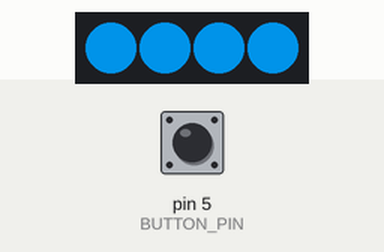
A sketch run on a simulated Arduino Mega 2560, built with avr-gcc and run on an emulated ATmega2560. On the bench: 4 RGB LEDs in strip order, left to right. The inputs (shaded band) are chosen by the test bench; at power-on: pin 5 (BUTTON_PIN) LOW. Dim RGB values are drawn brighter than linear; random numbers use the default seed unless the sketch sets one.

Above: at 1.2 s.
1.3 s: pin 5 (BUTTON_PIN) pulled HIGH for 3.2 s
At 3.4 s:
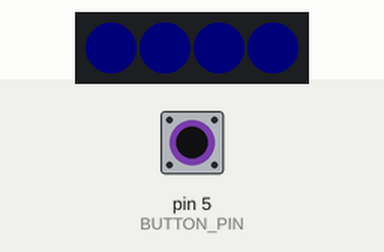
7.5 s: pin 5 (BUTTON_PIN) pulled HIGH for 3.2 s
At 11.61 s:
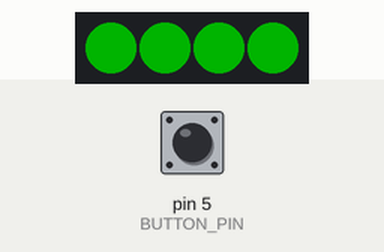
12.2 s: pin 5 (BUTTON_PIN) pulled HIGH for 0.15 s
15.3 s: pin 5 (BUTTON_PIN) pulled HIGH for 1 s
19.3 s: pin 5 (BUTTON_PIN) pulled HIGH for 0.15 s
At 21.13 s:
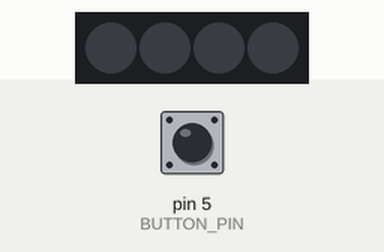
22.4 s: pin 5 (BUTTON_PIN) pulled HIGH for 3.2 s
At 26.5 s:
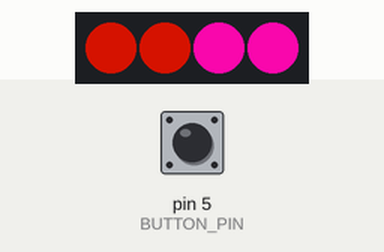
Timing chart, 0 to 29.6 s (numbered marks = the images above; inputs shaded):
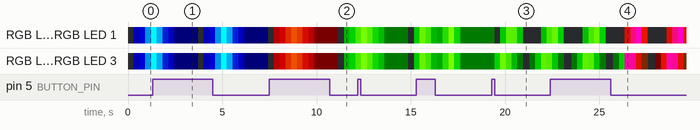

The sketch:

guyver.ino
```cpp
#include <Adafruit_NeoPixel.h>

// definitions
// pins
#define LED_PIN    6
#define BUTTON_PIN 5
// how many leds?
#define LED_COUNT 4

// declare rgb strip object:
Adafruit_NeoPixel strip(LED_COUNT, LED_PIN, NEO_GRB + NEO_KHZ800);

// test vars
bool go = true;                   // for shift cycling
bool needRandom = true;           // for random delay times
unsigned long delay_1 = 0;        // for storing random delay time
int breath = 1;                   // for scanner
int colorScheme = 0;              // which color scheme to use?
int colorSchemeMax = 3;           // how many total color schemes to use? (inclusive: colorSchemeMax=3 holds schemes in 0,1,2,3

// timer stuff (for 'multitasking')
unsigned long currentMillis = 0;  // holds current time at start of loop()

// define length button needs to be held down to do stuff
int longPressTime = 2000;
int shortPressTime = 50;

// button controls
int buttonRead;                  // to hold temporary read value
int previousButtonRead = LOW;    // holds semi-permanent button val
int buttonCounter = 0;           // how many short presses?
bool buttonLongPress = false;    // is the button press a long press?
bool buttonShortPress = false;   // is the button press a short press?
bool buttonActive = false;       // is the button being held down?
unsigned long buttonTimer = 0;   // when was the button pressed?
int buttonCounterMax = 6;        // how many patterns to store? (inclusive. i.e, buttonCounterMax=3 actually stores 4 patterns: 0,1,2,3)

// define colors for control medal ring ------------------------------------
// pointer blanks for scheming
int *colorOne;
int *colorTwo;

// primary colors
int red[] = {255, 0, 0};
int green[] = {0, 255, 0};
int blue[] = {0, 0, 255};

int dark_red[] = {128, 0, 0};
int dark_green[] = {0, 128, 0};
int dark_blue[] = {0, 0, 128};

// standard mixes
int aqua[] = {0, 255, 255};
int violet[] = {255, 0, 255};
int yellow[] = {255, 255, 0};

// white and half and blank (full and half and off)
int white[] = {255, 255, 255};
int half_white[] = {127, 127, 127};
int blank[] = {0, 0, 0};

// custom mixes
int warm[] = {200, 70, 0}; // a nice control medal warm fuzzy glow
int cool[] = {50, 160, 240}; // blueish-grey, very soft and pleasing
int pink[] = {255, 45, 100}; // a pastely pink
int cool_green[] = {204, 170, 46}; // soft creamy green
int lawn_green[] = {125, 252, 0}; // bright and cheery
int orchid[] = {153, 51, 204}; // a pale purpose
int fleshy[] = {247, 117, 48}; // weird skin color
int orange[] = {237, 64, 0}; // a solid starting point for orange
int gummy_red[] = {227, 23, 13}; // like a knock-off swedish fish
int blood_orange[] = {204, 18, 0}; // soft reddish orange
int light_teal[] = {0, 255, 204}; // really more like marine blue

// testing custom colors ---------------------------------------------------
// for testing pcts. this is a great table of what you should approx. expect: http://www.downtownuplighting.com/rgb-color-chart
float r_pct = 0.8;
float g_pct = 0.07;
float b_pct = 0;

int test_color[] = {r_pct * 255, g_pct * 255, b_pct * 255}; //test pcts here
//int test_color[] = {204,18,0}; //test specific color combos here
// -------------------------------------------------------------------------

void setup() {
  // logging
  Serial.begin(9600);

  // set button pin as input
  pinMode(BUTTON_PIN, INPUT);

  // initialize RGB strip
  strip.begin();           // INITIALIZE rgb strip object (REQUIRED)
  strip.show();            // Turn OFF all pixels ASAP
  strip.setBrightness(255); // Set BRIGHTNESS (max = 255)
}

void loop() {
  currentMillis = millis(); // timestamp at beginning of loop
  checkButton();

  // most patterns take two colors. color1 is a base color, where color2 is a highlight
  // some patterns take three colors. in that case, blank is usually used as 'color' 0
  if (colorScheme==0){
    colorOne = dark_blue;
    colorTwo = aqua;
  }
  else if (colorScheme==1){
    colorOne = dark_red;
    colorTwo = warm;
  }
  else if (colorScheme==2){
    colorOne = dark_green;
    colorTwo = lawn_green;
  }
  else if (colorScheme==3){
    colorOne = blood_orange;
    colorTwo = violet;
  }

  // for testing a color, will just show the color
  //showColor(test_color);

  // // basic rainbow, each pixel shifts through all colors individually
  // argument: delay (in ms)
  //rainbow(10);

  // circle
  // spins around like a cdrom reading
  // arguments: color, delay (ms)
  //circle(aqua,40);

  // glitch
  // randomly blips colors and/or fades to black
  // arguments: color1, color2, delay min time, delay max time
  // color2 should be the highlight color and color1 is the dark color
  //glitch(dark_red,orange,10,300);
  //glitch(aqua,dark_blue,10,500);

  // slow/med/fastPulse
  // fades from color1 to color2, holds on color2 longer
  // arguments: color1 (highlight), color2 (base)
  //slowPulse(warm,blank);
  //medPulse(white,lawn_green);
  //fastPulse(cool,red);

  // beacon
  // two fade-in blips from color2 to color1, then a slight delay
  // arguments: color1 (highlight), color2 (base), wait time between beacons
  //beacon(warm,blank,1500);

  // comms
  // randomly fades in and holds base color (color2)
  // arguments: color1 (base), color2 (highlight)
  //controlMedalComms(dark_blue,aqua);

  // crazyrainbow
  // loops through all colors with focus on 'difficult' colors, like orange. all pixels change at the same time
  // arguments: none
  //crazyRainbow();

  // sparkle
  // chooses random pixels, lights them to a random brightness with input colors as a guide
  // arguments: color1, color2, deadPixel (true/false)
  // if deadPixel is true, one random pixel will be off each loop, the result is a more 'stormy' look
  //sparkle(dark_blue,white,true,50);

  // scanner
  // moves a highlight (color3) through a transition color (color2) and fades to base (color1)
  // arguments: color1 (base), color2 (middle), color3 (highlight), delay (in ms), direction (v (down to up), V (up-to-down), h (right-to-left), H (left-to-right)
  //scanner(blank, dark_blue, white, 3, 'v');
  //scanner(blank, dark_blue, white, 3, 'V');
  //scanner(blank, dark_blue, white, 3, 'h');
  //scanner(blank, dark_blue, white, 3, 'H');

  if (buttonCounter == 0)
    medPulse(colorOne, colorTwo);
  else if (buttonCounter == 1)
    beacon(colorOne, colorTwo, 1500);
  else if (buttonCounter == 2)
    glitch(colorOne, colorTwo, 10, 300);
  else if (buttonCounter == 3)
    scanner(blank, colorOne, colorTwo, 3, 'H');
  else if (buttonCounter == 4)
    controlMedalComms(colorOne, colorTwo);
  else if (buttonCounter == 5)
    sparkle(colorOne, colorTwo, true, 50);
  else
    showColor(blank);
}

void scanner(int color_1[], int color_2[], int color_3[], int delaytime, char dir) {
  checkButton();
  int i_max = 100;
  int rc[] = {0, 0, 0, 0};

  if (dir == 'v') {
    rc[0] = 0;
    rc[1] = 3;
    rc[2] = 1;
    rc[3] = 2;
  } else if (dir == 'h') {
    rc[0] = 3;
    rc[1] = 2;
    rc[2] = 0;
    rc[3] = 1;
  } else if (dir == 'V') {
    rc[0] = 1;
    rc[1] = 2;
    rc[2] = 3;
    rc[3] = 0;
  } else if (dir == 'H') {
    rc[0] = 1;
    rc[1] = 0;
    rc[2] = 3;
    rc[3] = 2;
  }

  // breath 1; upper row goes from blank to full
  // lower row goes from full to max
  if (breath == 1){
    for (int i = 0; i < i_max; i++) {
      checkButton();
      int r_1 = map(i, 0, i_max, color_1[0], color_2[0]);
      int g_1 = map(i, 0, i_max, color_1[1], color_2[1]);
      int b_1 = map(i, 0, i_max, color_1[2], color_2[2]);

      int r_2 = map(i, 0, i_max, color_2[0], color_3[0]);
      int g_2 = map(i, 0, i_max, color_2[1], color_3[1]);
      int b_2 = map(i, 0, i_max, color_2[2], color_3[2]);

      displayRGB(r_1, g_1, b_1, rc[0], false);
      displayRGB(r_1, g_1, b_1, rc[1], false);
      displayRGB(r_2, g_2, b_2, rc[2], false);
      displayRGB(r_2, g_2, b_2, rc[3], false);
      strip.show();

      delay(delaytime);
    }
    breath++;
  }

  // breath 2: upper row goes from full to max
  // lower row goes from max to full
  if (breath == 2){
    for (int i = 0; i < i_max; i++) {
      checkButton();
      int r_1 = map(i, 0, i_max, color_2[0], color_3[0]);
      int g_1 = map(i, 0, i_max, color_2[1], color_3[1]);
      int b_1 = map(i, 0, i_max, color_2[2], color_3[2]);

      int r_2 = map(i, 0, i_max, color_3[0], color_2[0]);
      int g_2 = map(i, 0, i_max, color_3[1], color_2[1]);
      int b_2 = map(i, 0, i_max, color_3[2], color_2[2]);

      displayRGB(r_1, g_1, b_1, rc[0], false);
      displayRGB(r_1, g_1, b_1, rc[1], false);
      displayRGB(r_2, g_2, b_2, rc[2], false);
      displayRGB(r_2, g_2, b_2, rc[3], false);
      strip.show();

      delay(delaytime);
    }
    breath++;
  }

  // breath 3: upper row goes from max to full
  // lower row goes from full to blank
  if (breath == 3){
    for (int i = 0; i < i_max; i++) {
      checkButton();
      int r_1 = map(i, 0, i_max, color_3[0], color_2[0]);
      int g_1 = map(i, 0, i_max, color_3[1], color_2[1]);
      int b_1 = map(i, 0, i_max, color_3[2], color_2[2]);

      int r_2 = map(i, 0, i_max, color_2[0], color_1[0]);
      int g_2 = map(i, 0, i_max, color_2[1], color_1[1]);
      int b_2 = map(i, 0, i_max, color_2[2], color_1[2]);

      displayRGB(r_1, g_1, b_1, rc[0], false);
      displayRGB(r_1, g_1, b_1, rc[1], false);
      displayRGB(r_2, g_2, b_2, rc[2], false);
      displayRGB(r_2, g_2, b_2, rc[3], false);
      strip.show();

      delay(delaytime);
    }
    breath++;
  }

  // breath 4: upper row goes from full to blank
  // lower row stays blank
  if (breath == 4){
    for (int i = 0; i < i_max; i++) {
      checkButton();
      int r_1 = map(i, 0, i_max, color_2[0], color_1[0]);
      int g_1 = map(i, 0, i_max, color_2[1], color_1[1]);
      int b_1 = map(i, 0, i_max, color_2[2], color_1[2]);

      int r_2 = map(i, 0, i_max, color_1[0], color_2[0]);
      int g_2 = map(i, 0, i_max, color_1[1], color_2[1]);
      int b_2 = map(i, 0, i_max, color_1[2], color_2[2]);

      displayRGB(r_1, g_1, b_1, rc[0], false);
      displayRGB(r_1, g_1, b_1, rc[1], false);
      //displayRGB(r_2,g_2,b_2,rc[2],false);
      //displayRGB(r_2,g_2,b_2,rc[3],false);
      strip.show();

      delay(delaytime);
    }
    breath++;
  }

  // breath 5: show color1 for full cycle, to avoid using a true delay
  if (breath == 5){
    for (int i = 0; i < i_max; i++) {
      checkButton();
      showColor(color_1);
      strip.show();
      delay(delaytime);
    }
    breath++;
  }

  // breath 6: upper row stays blank
  // lower row goes from blank to full
  if (breath == 6){
    for (int i = 0; i < i_max; i++) {
      checkButton();
      int r_1 = map(i, 0, i_max, color_2[0], color_1[0]);
      int g_1 = map(i, 0, i_max, color_2[1], color_1[1]);
      int b_1 = map(i, 0, i_max, color_2[2], color_1[2]);

      int r_2 = map(i, 0, i_max, color_1[0], color_2[0]);
      int g_2 = map(i, 0, i_max, color_1[1], color_2[1]);
      int b_2 = map(i, 0, i_max, color_1[2], color_2[2]);

      //displayRGB(r_1,g_1,b_1,rc[0],false);
      //displayRGB(r_1,g_1,b_1,rc[1],false);
      displayRGB(r_2, g_2, b_2, rc[2], false);
      displayRGB(r_2, g_2, b_2, rc[3], false);
      strip.show();

      delay(delaytime);
    }
    breath = 1;
  }
}

void sparkle(int color_1[], int color_2[], bool deadOne, int waitTime) {
  checkButton();
  if (millis() >= delay_1){
    // pick a random pixel to work with
    int i = random(0, 4);

    int c1_r, c2_r = 0;
    int c1_g, c2_g = 0;
    int c1_b, c2_b = 0;

    // generate random pct 1
    int randPct = random(1,100);
    c1_r = color_1[0] * randPct/100;
    c1_g = color_1[1] * randPct/100;
    c1_b = color_1[2] * randPct/100;

    // generate random pct 2
    randPct = random(1,100);
    c2_r = color_2[0] * randPct/100;
    c2_g = color_2[1] * randPct/100;
    c2_b = color_2[2] * randPct/100;

    // flip a coin to decide whether to use color1 or color2
    byte coin = random(0, 2);
    if (coin)
      strip.setPixelColor(i, strip.Color(c1_r, c1_g, c1_b));
    else
      strip.setPixelColor(i, strip.Color(c2_r, c2_g, c2_b));

    // if deadPixel is set, assign it
    if (deadOne) {
      int deadPixel = random(0, 4);
      strip.setPixelColor(deadPixel, strip.Color(0, 0, 0));
    }
    strip.show();
    delay_1 = millis() + waitTime;
  }
}

void crazyRainbow() {
  int i_max = 100;
  int cycleTime = 10;
  int waitTime = 200;

  // rainbow with 'harder' colors specified explicitly
  shift(red,orange,cycleTime,i_max,true,waitTime);
  shift(orange,yellow,cycleTime,i_max,true,waitTime);
  shift(yellow,green,cycleTime,i_max,true,waitTime);
  shift(green,aqua,cycleTime,i_max,true,waitTime);
  shift(aqua,blue,cycleTime,i_max,true,waitTime);
  shift(blue,violet,cycleTime,i_max,true,waitTime);
  shift(violet,red,cycleTime,i_max,true,waitTime);
}

void controlMedalComms(int color_1[], int color_2) {
  checkButton();
  if (millis() >= delay_1){
    int cycleTime = random(3,7);
    int i_max = random(50,150);
    shift(color_1, color_2,cycleTime,i_max,false,0);
    shift(color_2, color_1,cycleTime,i_max,false,0);
    generateRandomDelay(100,1000);
  }
}

void beacon(int color1[], int color2[], int waitTime){
  checkButton();
  if (millis() >= delay_1){
    shift(blank,color1,5,60,false,0);
    shift(color1,color2,5,60,false,0);
    shift(color2,color1,5,60,false,0);
    shift(color1,blank,5,60,true,200);
    shift(blank,color1,5,60,false,0);
    shift(color1,color2,5,60,false,0);
    shift(color2,color1,5,60,false,0);
    shift(color1,blank,5,60,true,waitTime);
  }
}

void slowPulse(int color1[], int color2[]){
  checkButton();
  if (millis() >= delay_1){
    shift(blank,color1,10,100,false,0);
    shift(color1,color2,10,100,false,0);
    shift(color2,color1,10,100,false,0);
    shift(color1,blank,10,100,true,2000);
  }
}

void medPulse(int color1[], int color2[]){
  checkButton();
  if (millis() >= delay_1){
    shift(blank,color1,7,80,false,0);
    shift(color1,color2,7,80,false,0);
    shift(color2,color1,7,80,false,0);
    shift(color1,blank,7,80,true,1200);
  }
}

void fastPulse(int color1[], int color2[]){
  checkButton();
  if (millis() >= delay_1){
    shift(blank,color1,5,60,false,0);
    shift(color1,color2,5,60,false,0);
    shift(color2,color1,5,60,false,0);
    shift(color1,blank,5,60,true,800);
  }
}

void shift(int color1[], int color2[], int cycleTime, int i_max, bool wait, int waitTime){
  for (int i = 0; i<i_max; i++){
    checkButton();
    int r = map(i, 0, i_max, color1[0], color2[0]);
    int g = map(i, 0, i_max, color1[1], color2[1]);
    int b = map(i, 0, i_max, color1[2], color2[2]);

    int color[] = {r,g,b};

    showColor(color);
    strip.show();
    delay(cycleTime);
  }
  if (wait)
    delay_1 = millis() + waitTime;
}

void generateRandomDelay(int dmin, int dmax){
  if (needRandom == true){
    delay_1 = currentMillis + random(dmin,dmax);
    needRandom = false;
  }

  if (delay_1 < currentMillis)
    needRandom = true;
}

void glitch(int color_1[], int color_2[], int delayMin, int delayMax){

  checkButton();
  if (currentMillis > delay_1){

    generateRandomDelay(delayMin,delayMax);

    int die = random(0,10); // randoms are [0,x)

    if (die == 0)
      showColor(color_1);
    else if (die == 1)
      showColor(color_2);
    else if (die == 2){
      int i_max = random(50,101);
      int cycleTime = random(0,10);
      shift(blank,color_1,cycleTime,i_max,false,0);
      shift(color_1,color_2,cycleTime,i_max,false,0);
      shift(color_2,blank,cycleTime,i_max,false,0);
    }
    else if (die == 3)
      showColor(color_1);
    else if (die == 4)
      showColor(color_2);
    else if (die == 5){
      int i_max = random(50,101);
      int cycleTime = random(0,10);
      shift(color_1,color_2,cycleTime,i_max,false,0);
    }
    else if (die == 6){
      int i_max = random(50,101);
      int cycleTime = random(0,10);
      shift(color_2,color_1,cycleTime,i_max,false,0);
    }
    else if (die == 7){
      int randPct = random(0,100);
      int r = color_1[0] * randPct/100;
      int g = color_1[1] * randPct/100;
      int b = color_1[2] * randPct/100;
      int out_color[] = {r,g,b};
      showColor(out_color);
    }
    else if (die == 8){
      int randPct = random(0,100);
      int r = color_2[0] * randPct/100;
      int g = color_2[1] * randPct/100;
      int b = color_2[2] * randPct/100;
      int out_color[] = {r,g,b};
      showColor(out_color);
    }
  }
}

void circle(int input_color[], int wait) {
  uint32_t color = strip.Color(input_color[0], input_color[1], input_color[2]);
  for (int a = 0; a < 10; a++) { // Repeat 10 times...
    for (int b = 0; b < 3; b++) { //  'b' counts from 0 to 2...
      strip.clear();         //   Set all pixels in RAM to 0 (off)
      // 'c' counts up from 'b' to end of strip in steps of 3...
      for (int c = b; c < strip.numPixels(); c += 3) {
        strip.setPixelColor(c, color); // Set pixel 'c' to value 'color'
        checkButton();
      }
      strip.show(); // Update strip with new contents
      delay(wait);  // Pause for a moment
    }
  }
}

void rainbow(int wait) {
  int num_loop = 1;
  // Hue of first pixel runs <num_loop> complete loops through the color wheel.
  // Color wheel has a range of 65536 but it's OK if we roll over, so
  // just count from 0 to <num_loop>*65536. Adding 256 to firstPixelHue each time
  // means we'll make <num_loop>*65536/256 passes through this outer loop:
  for (long firstPixelHue = 0; firstPixelHue < num_loop * 65536; firstPixelHue += 256) {
    for (int i = 0; i < strip.numPixels(); i++) { // For each pixel in strip...
      // Offset pixel hue by an amount to make one full revolution of the
      // color wheel (range of 65536) along the length of the strip
      // (strip.numPixels() steps):
      int pixelHue = firstPixelHue + (i * 65536L / strip.numPixels());
      // strip.ColorHSV() can take 1 or 3 arguments: a hue (0 to 65535) or
      // optionally add saturation and value (brightness) (each 0 to 255).
      // Here we're using just the single-argument hue variant. The result
      // is passed through strip.gamma32() to provide 'truer' colors
      // before assigning to each pixel:
      strip.setPixelColor(i, strip.gamma32(strip.ColorHSV(pixelHue)));
      checkButton();
    }
    strip.show(); // Update strip with new contents
    delay(wait);  // Pause for a moment
  }
}

void showColor(int input_color[]) {
  uint32_t color = strip.Color(input_color[0], input_color[1], input_color[2]);

  for (int i = 0; i < strip.numPixels(); i++) {
    strip.setPixelColor(i, color);
  }
  strip.show();
}

void displayRGB(int r, int g, int b, int pixel, bool doShow) {
  uint32_t color = strip.Color(r, g, b);
  strip.setPixelColor(pixel, color);
  if (doShow)
    strip.show();
}

void checkButton(){
  buttonRead = digitalRead(BUTTON_PIN);
  // button is pressed (HIGH)
  if (buttonRead == HIGH){
    if (buttonActive == false){
      buttonActive = true;
      buttonTimer = millis();
    }
    if (millis() - buttonTimer >= shortPressTime)
      buttonShortPress = true; // is a short press
    if (millis() - buttonTimer >= longPressTime){
      buttonLongPress = true; // is a long press
      buttonShortPress = false; // ignore the short press
    }
  // button is released (LOW)
  } else {
    buttonActive = false;

    // do stuff if long press
    if (buttonLongPress == true){
      buttonLongPress = false;
      if (colorScheme < colorSchemeMax)
        colorScheme++;
      else
        colorScheme=0;
    }
    // do stuff if short press
    if (buttonShortPress == true){
      buttonShortPress = false;
      if (buttonCounter > buttonCounterMax)
        buttonCounter = 0;
      else
        buttonCounter++;
    }
  }
}
```
